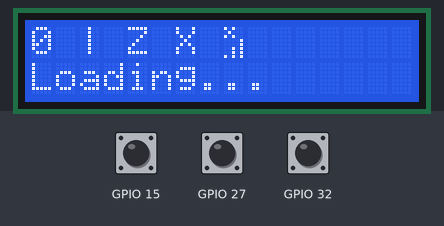
A sketch run on a simulated ESP32. On the bench: 16×2 character LCD. Inputs (shaded band) come from the test bench; at power-on: GPIO 15 HIGH, GPIO 32 HIGH, GPIO 27 HIGH. WiFi joins after 1.5 s; servers stay silent unless stated; what the sketch prints to the serial monitor is not drawn.

Above: at 3.1 s.
3.2 s: GPIO 15 pulled LOW for 0.15 s
At 5.6 s:
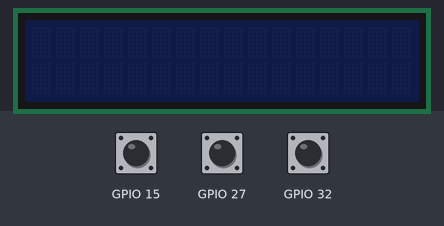
6.3 s: GPIO 15 pulled LOW for 1 s
At 7.0 s:
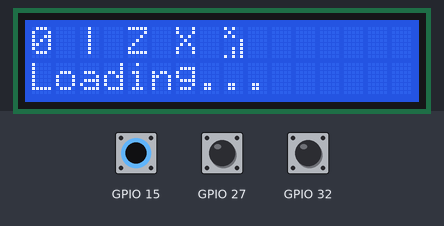
8.8 s: GPIO 32 pulled LOW for 0.15 s
At 10.6 s:
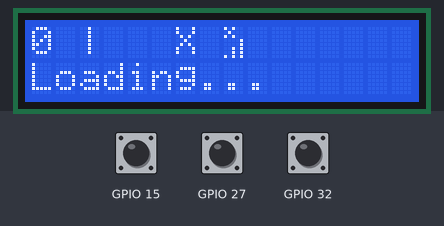
11.9 s: GPIO 32 pulled LOW for 1 s
At 14.4 s:
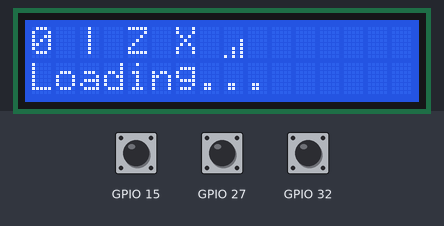
15.2 s: GPIO 32 pulled LOW for 0.15 s
At 16.8 s:
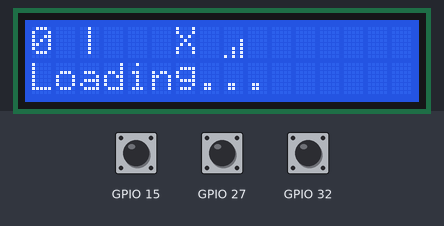
17.2 s: GPIO 27 pulled LOW for 0.15 s
At 19.4 s:
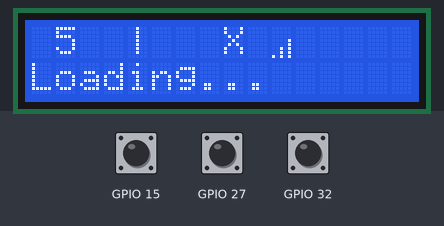
Timing chart, 0 to 20.5 s (numbered marks = the images above; inputs shaded):
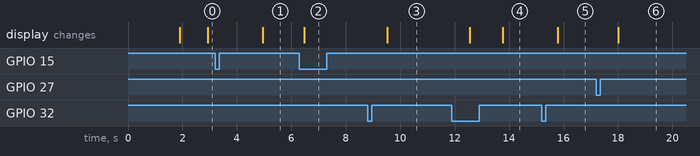

Measured:
- after the input at 3.2 s, the display: changes after 1.7 s (image 1)
- after the input at 6.3 s, the display: changes after 0.18 s (image 2)
- after the input at 8.8 s, the display: changes after 0.72 s (image 3)
- after the input at 11.9 s, the display: first changes after 0.66 s (image 4 shows a later state)
- after the input at 15.2 s, the display: changes after 0.59 s (image 5)
- after the input at 17.2 s, the display: changes after 0.82 s (image 6)

The sketch:

clockbus.ino
```cpp
#include <BlynkSimpleEsp32.h>
#include <Wire.h>
#include <LiquidCrystal_I2C.h>
#include <Arduino.h>
#include <WiFi.h>
#include <WiFiMulti.h>
#include <HTTPClient.h>
#define USE_SERIAL Serial

WiFiMulti wifiMulti;
LiquidCrystal_I2C lcd(0x27, 16, 2);

//Blynk
char auth[] = "??????????";
char ssid[] = "??????????";
char pass[] = "??????????";

int threshold = 50;
int bttimer = 10;

bool mode_on = true;
bool was_on = false;
bool wifion = false;
bool apion = false;
bool alarmon = false;   // alarm

int sectocome = 100; //time left

bool button1= false;
bool button2= false;
bool button3= false;

int thebus = 0;      //

int apicounter = 0;
int oncounter = 0;

int ss1 = 0;
int ss2 = 0;

uint8_t bell[8] = {0x4, 0xe, 0xe, 0xe, 0x1f, 0x0, 0x4};
uint8_t wifionlcd[8] = {0x00,0x00,0x00,0x01,0x01,0x05,0x05,0x15};
uint8_t wifiofflcd[8] ={0x14,0x08,0x14,0x01,0x01,0x05,0x05,0x15};

uint8_t boon[8] ={0x09,0x0F,0x0F,0x00,0x0F,0x02,0x08,0x0F};
uint8_t cho[8] ={0x04,0x1F,0x04,0x0A,0x11,0x04,0x04,0x1F};


int count=0;


//using delay() inside interrupt function causes kernel panic. it works the same way.
void delay_(int ms){
  while(count!=ms){
  delayMicroseconds(1000);
  count++;}
  count=0;
}


//Same as above, but Blynk requires constant run of Blynk.run() function for it to work.
//Therefore, while delay() Blynk.run() should be runned
void Blynk_Delay(int milli){
  int end_time = millis() + milli;
  while (millis() < end_time) {
    if (Blynk.connected()) {
      Blynk.run();
    }
    yield();
  }
}

//This is function that is called when interrupt happens (which is when the button is pushed for longer than 100ms)
void f_bt1() {
  bttimer=10 ;
  delay_(50);
  while (touchRead(T3) < threshold) {
    bttimer=bttimer - 1;
    delay_(10);
    if(bttimer < 0) {
      button1=true ;
      return ;
    }
  }
  button1=false;
  return;
}

void f_bt2() {
  bttimer=10;
  delay_(50);
  while (touchRead(T7) < threshold) {
    bttimer=bttimer - 1;
    delay_(10);
    if(bttimer < 0) {
      button2=true;
      return;
    }
  }
    button2=false;
    return;
}

void f_bt3() {
  bttimer=10;
  delay_(50);
  while (touchRead(T9) < threshold) {
    bttimer=bttimer - 1;
    delay_(10);
    if(bttimer < 0) {
      button3=true;
     return;
    }
  }
  button3=false;
  return;
}


//api
void runapi() {
  if((wifiMulti.run() == WL_CONNECTED)) {
    wifion = true;
    HTTPClient http;
    String bus_1 = "";// api url
    String bus_2 = "";// api url
    String bus_3 = "";// api url

    switch (thebus) {
    case 0:
      http.begin(bus_1); // start connection & send HTTP header
    case 1:
      http.begin(bus_2);
    break;
    default:
      http.begin(bus_3);
    break;
    }
    int httpCode = http.GET();
    if(httpCode > 0) { // httpCode will be negative on error.  HTTP normal
      USE_SERIAL.printf("[HTTP] GET... code: %d\n", httpCode);
      if(httpCode == HTTP_CODE_OK) {                           // file found at server
        apion = true;
        String payload = http.getString();
        ss1 = payload.indexOf("<exps1>");
        ss1 = ss1 + 7;
        ss2 = payload.indexOf("</exps1>");
        String sectocomes = payload.substring(ss1, ss2);
        sectocome = sectocomes.toInt();
        ss1 = payload.indexOf("<mkTm>");
        ss1 = ss1 + 6;
        ss2 = payload.indexOf("</mkTm>");
        String mkTm = payload.substring(ss1, ss2);
        USE_SERIAL.println(sectocome+" "+mkTm+" "+httpCode);
      }
    } else {
      apion = false;
      USE_SERIAL.println("sdf");
    }
      http.end();
  } else {
    wifion = false;
    USE_SERIAL.println("wf!");
  }
}

//lcd writing function
void refreshlcd() {
  lcd.clear(); //clean slate

  switch (thebus) {    //name of bus
  case 0:
    lcd.print("0 ");
  break;
  case 1:
    lcd.print(" 5  ");
  break;
  default:
    lcd.print(" 5  ");
  break;
  }
  lcd.print("| "); // for spacing
  if(alarmon == true) {      //shows alarm setting  (on/off)
    lcd.write(4);
    lcd.print(" ");
  } else {
    lcd.print("Z ");
  }
  if(apion == true) {    // shows wether api works of not
    lcd.print("A ");
  } else {
    lcd.print("X ");
  }
  if(wifion == true) {       // shows wether wifi works of not
    lcd.write(5);
  } else {
    lcd.write(6);
  }

  lcd.setCursor(0, 1); //move cursor to next line

  int timemin = sectocome / 60 ;
  int timesec = sectocome % 60 ;

  if(apion == true) {    //
    lcd.print(timemin);  //
////min
    lcd.write(3);
    lcd.print(" ");
    lcd.print(timesec);
    lcd.write(7);
  } else {
    lcd.print("Loading..."); //
  }

  if(sectocome > 1) {
    sectocome = sectocome -1 ;  //
  }

  Blynk.virtualWrite(V5, timemin);
  Blynk.virtualWrite(V6, timesec);
}


//  blinks lcd and sends Blynk notification
void alarm() {
  switch (thebus) {       //
    case 0:    //
      Blynk.notify("1 arrive soon!");
    case 1:    //
      Blynk.notify("2 arrive soon!");
    break;
    default:    //
      Blynk.notify("3 arrive soon!");
    break;
  }
  lcd.noBacklight();
  Blynk_Delay(495);
  lcd.backlight();
  Blynk_Delay(495);
}

///////////////////////////////////////////////////////////////////////////////////////////////////
void setup() {
  Blynk.begin(auth, ssid, pass);
  Serial.begin(115200);
  lcd.begin();
  lcd.home();
  lcd.clear();
  lcd.noBacklight();
  touchAttachInterrupt(T3, f_bt1, threshold);   //15
  touchAttachInterrupt(T7, f_bt2, threshold);   //27
  touchAttachInterrupt(T9, f_bt3, threshold);   //32

  lcd.createChar(5, wifionlcd);
  lcd.createChar(6, wifiofflcd);

  lcd.createChar(3, boon);
  lcd.createChar(7, cho);

  wifiMulti.addAP("upjoon", "123456789");
}

void loop() {
Blynk.run();
if(mode_on == true) {
  if(was_on == false) {
    was_on = !was_on;
    lcd.clear();
    lcd.backlight();
    lcd.print("Boot!");
    Blynk_Delay(1000);
  }
  if(button1 == true) {
    USE_SERIAL.println("1");
    button1 = false;
    mode_on = false;
    was_on = !was_on;
    lcd.clear();
    lcd.noBacklight();
  }
  lcd.backlight();
    if(button2 == true) {                // toggle bus
      USE_SERIAL.println("2");
      button2=false;
      if(thebus==2){                   //=>api
        thebus = 0;
      }  else {
        thebus = thebus +1;
      }
    runapi();
    }
    if(button3 == true) {                // toggle alarm
      USE_SERIAL.println("3");
      button3 = false;
      alarmon = !alarmon;
    }
    refreshlcd();

    if( apicounter == 8) {
      apicounter = 0;
      runapi(); // every 8 sec
    } else {
      apicounter = apicounter + 1;  // count
    }

    if(sectocome < 60 && alarmon == true && apion==true) {   // alarm
      alarm();    //    runs alarm for 1sec
    } else {
      Blynk_Delay(990);
    }

    // turns off in 8 min,
    if( oncounter == 480) {
      oncounter = 0;
      mode_on = false;
      lcd.noBacklight();
    } else {
      oncounter = oncounter + 1;
    }
} else {     //on / off
    was_on = true;
    lcd.clear();
    lcd.noBacklight();
    if(button1 == true) {                // toggle on/off
      button1 = false;
      mode_on = true;
    }
}
} // loop 함수의 끝.
```
